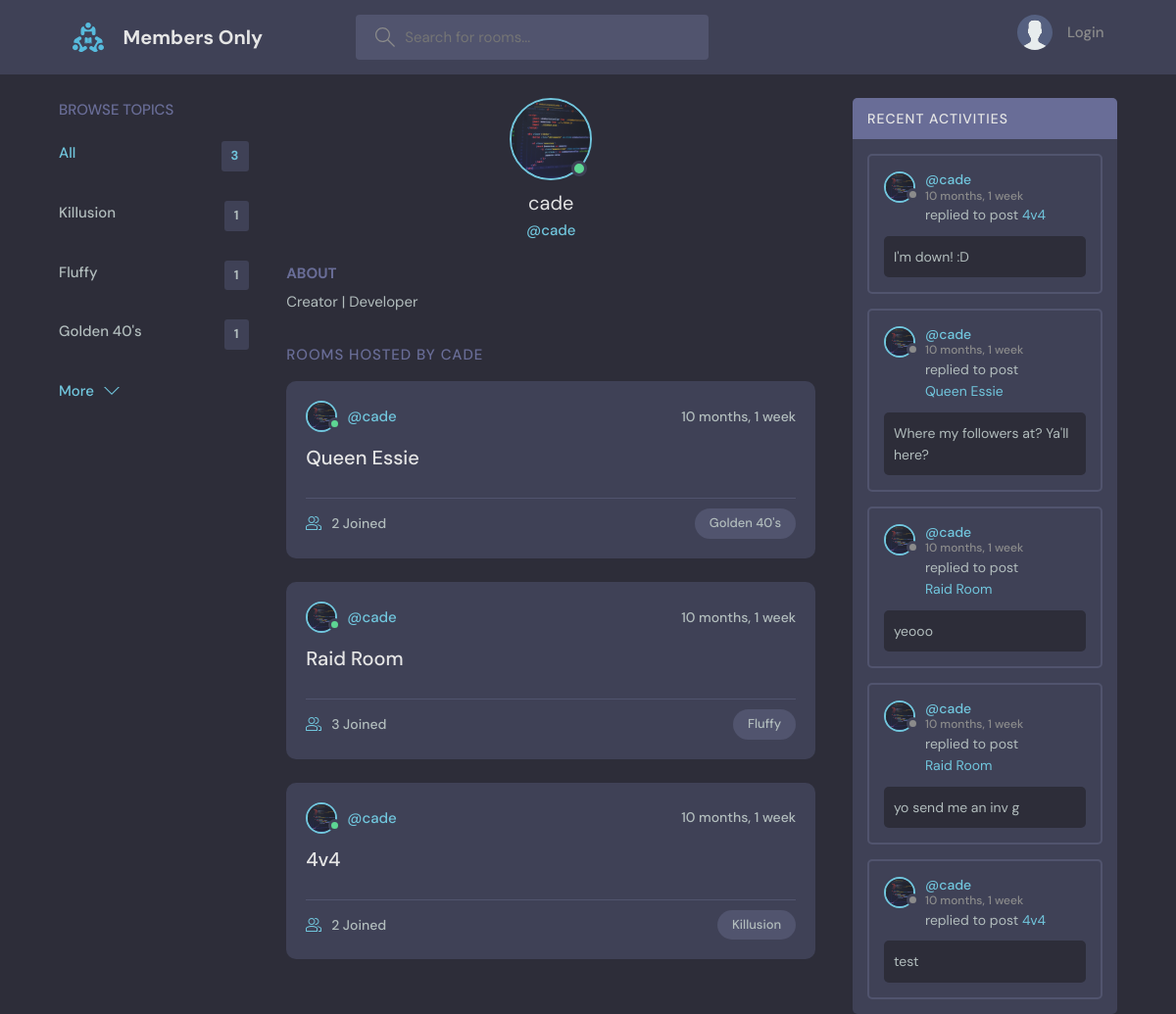
The page /user-profile/1/ on the database as committed earlier.
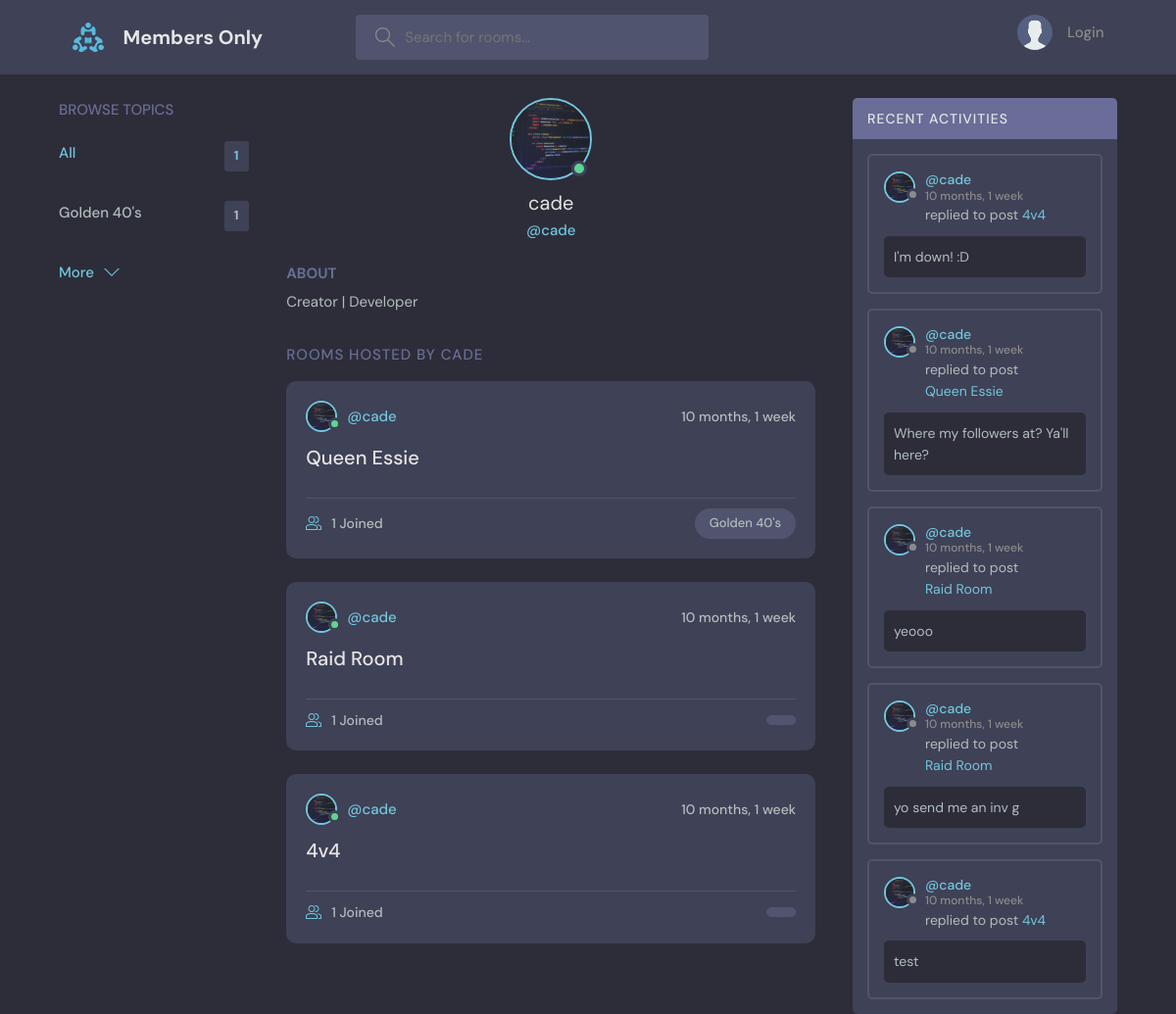
The same page on the database as committed later.
### base/models.py (models this page shows, shortened)
class Topic(models.Model):
    name = models.CharField(max_length=200)

class User(AbstractUser):
    name = models.CharField(max_length=200, null=True)
    email = models.EmailField(unique=True, null=True)
    bio = models.TextField(null=True)
    avatar = models.ImageField(null=True, default="avatar.svg")
    USERNAME_FIELD = 'email'
    REQUIRED_FIELDS = []

class Room(models.Model):
    host = models.ForeignKey(User, on_delete=models.SET_NULL, null=True)
    topic = models.ForeignKey(Topic, on_delete=models.SET_NULL, null=True)
    name = models.CharField(max_length=200)
    description = models.TextField(null=True, blank=True)
    participants = models.ManyToManyField(User, related_name='participants', blank=True)
    updated = models.DateTimeField(auto_now=True)
    created = models.DateTimeField(auto_now_add=True)
    class Meta:
        ordering = ['-updated', '-created']
    def __str__(self):
        return str(self.name)

class Message(models.Model):
    user = models.ForeignKey(User, on_delete=models.CASCADE)
    room = models.ForeignKey(Room, on_delete=models.CASCADE)
    body = models.TextField()
    updated = models.DateTimeField(auto_now=True)
    created = models.DateTimeField(auto_now_add=True)
    class Meta:
        ordering = ['-updated', '-created']

### base/views.py (the view)
# urls.py: path('user-profile/<str:pk>/', views.userProfile, name='user-profile'),
def userProfile(request, pk):
    user = User.objects.get(id=pk)
    rooms = user.room_set.all()
    room_messages = user.message_set.all()
    topics = Topic.objects.all()
    context = {'user':user, 'rooms':rooms,
                'room_messages':room_messages, 'topics':topics}
    return render(request, 'base/profile.html', context)

### base/templates/base/profile.html (shortened to what this page needs)
{% extends 'main.html' %}
    {% block content %}
  <main class="profile-page layout layout--3">
    <div class="container">
      {% include 'base/topic_component.html' %}
      <div class="roomList">
        <div class="profile">
          <div class="profile__avatar">
            <div class="avatar avatar--large active">
              <img src="{{user.avatar.url}}" />
            </div>
          </div>
          <div class="profile__info">
            <h3>{{user.username}}</h3>
            <p>@{{user.username}}</p>
          </div>
          <div class="profile__about">
            <h3>About</h3>
            <p>
              {{user.bio}}
            </p>
          </div>
        </div>
        <div class="roomList__header">
          <div>
            <h2> Rooms Hosted by {{user.username}}</a>
            </h2>
          </div>
        </div>
        {%  include 'base/feed_component.html'%}
      </div>
      {%  include 'base/activity_component.html' %}
    </div>
  </main>
{% endblock content %}

### templates/main.html (shortened to what this page needs)
<!DOCTYPE html>
{% load static %}
<html lang="en">
  <head>
    <link rel="stylesheet" href="{% static 'styles/style.css' %}" />
  </head>
  <body>
        {% include 'navbar.html' %}
        {% block content %}{% endblock %}
  </body>
</html>

### templates/navbar.html (shortened to what this page needs)
{% load static %}
 <header class="header header--loggedIn">
    <div class="container">
      <a href="{% url 'home' %}" class="header__logo">
        <img src="{% static 'images/logo.svg' %}" />
        <h1>Members Only</h1>
      </a>
      <form class="header__search" method="GET" action="{% url 'home' %}">
        <label>
          <input placeholder="Search for rooms..." name="query" />
        </label>
      </form>
      <nav class="header__menu">
        {%  if request.user.is_authenticated %}
        <div class="header__user">
          <a href="{% url 'user-profile' user.id %}">
            <div class="avatar avatar--medium active">
              <img src="{{request.user.avatar.url}}" />
            </div>
            <p>{{request.user.username}} <span>@{{request.user.username}}</span></p>
          </a>
          <button class="dropdown-button">
            <svg version="1.1" xmlns="http://www.w3.org/2000/svg" width="32" height="32" viewBox="0 0 32 32">
              <title>chevron-down</title>
              <path d="M16 21l-13-13h-3l16 16 16-16h-3l-13 13z"></path>
            </svg>
          </button>
        </div>
        {% else %}
        <a href="{% url 'login' %}">
          <img src="{% static 'images/avatar.svg' %}" />
          <p>Login</p>
        </a>
        {% endif %}
      </nav>
    </div>
  </header>
<body>

### base/templates/base/topic_component.html
<div class="topics">
    <div class="topics__header">
      <h2>Browse Topics</h2>
    </div>
    <ul class="topics__list">
        <li>
            <a href="{%  url 'home' %}" class="active">All <span>{{topics.count}}</span></a>
        </li>
        {% for topic in topics %}
            <li>
                <a href="{% url 'home' %}?query={{topic.name}}">{{topic.name}}<span>{{topic.room_set.all.count}}</span></a>
            </li>
        {% endfor %}
    </ul>
    <a class="btn btn--link" href="{% url 'topics' %}">
      More
      <svg version="1.1" xmlns="http://www.w3.org/2000/svg" width="32" height="32" viewBox="0 0 32 32">
        <title>chevron-down</title>
        <path d="M16 21l-13-13h-3l16 16 16-16h-3l-13 13z"></path>
      </svg>
    </a>
</div>

### base/templates/base/feed_component.html (shortened to what this page needs)
{% for room in rooms %}
<div class="roomListRoom">
    <div class="roomListRoom__header">
      <a href="{% url 'user-profile' room.host.id %}" class="roomListRoom__author">
        <div class="avatar avatar--small active">
          <img src="{{room.host.avatar.url}}" />
        </div>
        <span>@{{room.host.username}}</span>
      </a>
      <div class="roomListRoom__actions">
        <span>{{room.created | timesince}}</span>
      </div>
    </div>
    <div class="roomListRoom__content">
      <a href="{% url 'room' room.id %}">{{room.name}}</a>
    </div>
    <div class="roomListRoom__meta">
      <a href = "{% url 'room' room.id %}" class="roomListRoom__joined">
        {{room.participants.count}} Joined
      </a>
      <p class="roomListRoom__topic">{{room.topic.name}}</p>
    </div>
  </div>
  {% endfor %}

### base/templates/base/activity_component.html (shortened to what this page needs)
<div class="activities">
        <div class="activities__header">
                <h2>Recent Activities</h2>
        </div>
        {% for message in room_messages %}
        <div class="activities__box">
          <div class="activities__boxHeader roomListRoom__header">
            <a href="{% url 'user-profile' message.user.id %}" class="roomListRoom__author">
              <div class="avatar avatar--small">
                <img src="{{message.user.avatar.url}}" />
              </div>
              <p>
                @{{message.user.username}}
                <span>{{message.created | timesince}}</span>
              </p>
            </a>
          </div>
          <div class="activities__boxContent">
            <p>replied to post <a href="{% url 'room' message.room.id %}">{{message.room}}</a></p>
            <div class="activities__boxRoomContent">
             {{message.body}}
            </div>
          </div>
        </div>
        {% endfor %}
</div>

Rows that differ between the two databases and show on the page:
removed Topic: name "Killusion", room_set.all.count "1"
removed Topic: name "Fluffy", room_set.all.count "1"
computed for Room "Queen Essie": participants.count "2" → "1"
changed Room "Raid Room": participants.count "3" → "1"; topic.name "Fluffy" → (not shown)
changed Room (number 3 of 3 on the later page): participants.count "2" → "1"; topic.name "Killusion" → (not shown)
Other text that changed with them:
{{ topics.count }}: "3" → "1"
